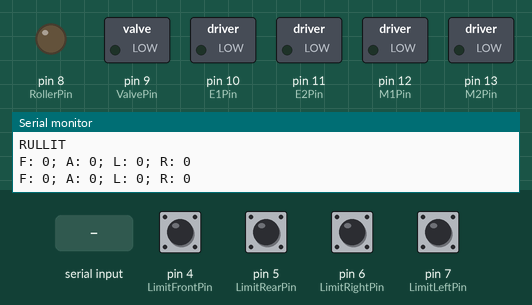
Recording of a sketch running on a simulated Arduino Uno, built with avr-gcc and run on an emulated ATmega328P. Shown: switched loads named in the sketch (green lamp = pin HIGH), output pins drawn as LEDs (lit = HIGH), the last lines printed to the serial monitor. The inputs (shaded band) are chosen by the test bench; at power-on: pin 4 (LimitFrontPin), pin 5 (LimitRearPin), pin 6 (LimitRightPin), pin 7 (LimitLeftPin) HIGH.

Above: at 1.2 s.
1.3 s: "1" received over Serial
At 3.2 s:
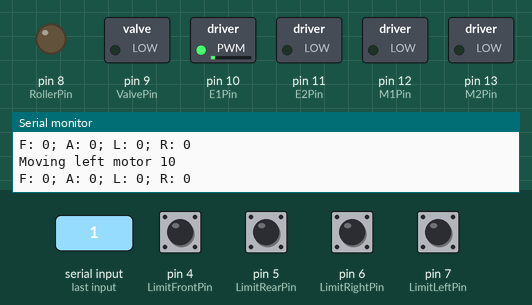
3.5 s: "2" received over Serial
At 4.8 s:
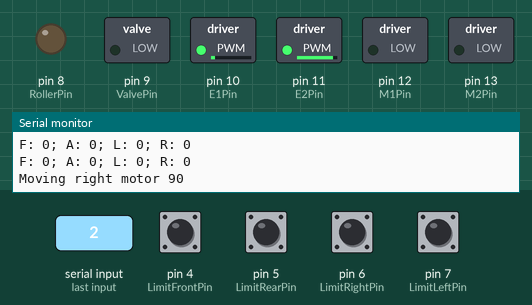
5.5 s: "R" received over Serial
At 6.4 s:
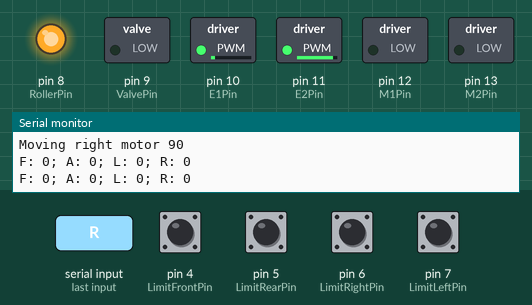
7.5 s: "4" received over Serial
At 9.1 s:
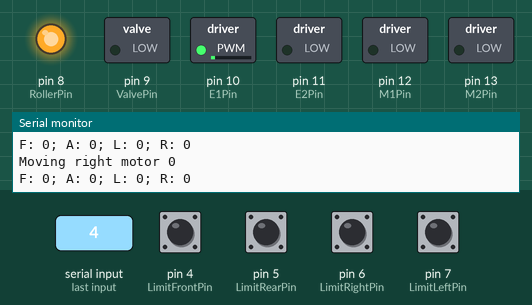
9.5 s: "V" received over Serial
At 10.6 s:
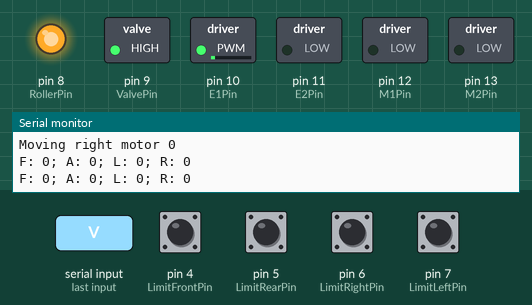
11.5 s: "r" received over Serial
At 13.4 s:
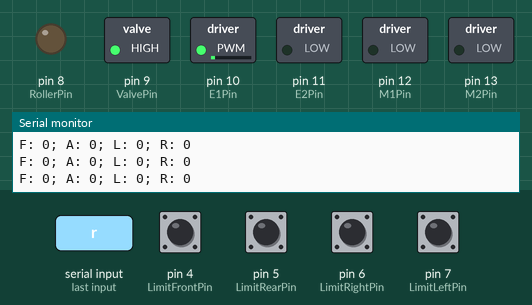
Timing chart, 0 to 14.5 s (numbered marks = the images above; inputs shaded):
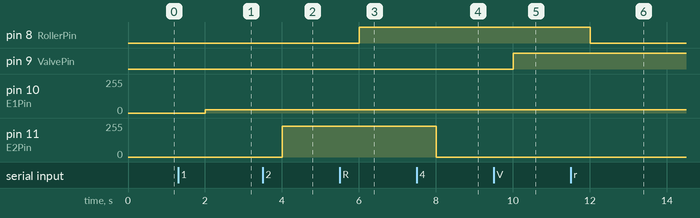

Measured:
- after the input at 1.3 s, pin 10 (E1Pin): 0/255 → 25/255 after 0.70 s
- after the input at 3.5 s, pin 11 (E2Pin): 0/255 → 229/255 after 0.50 s
- after the input at 5.5 s, pin 8 (RollerPin): LOW → HIGH after 0.50 s
- after the input at 7.5 s, pin 11 (E2Pin): 229/255 → 0/255 after 0.50 s
- after the input at 9.5 s, pin 9 (ValvePin): LOW → HIGH after 0.50 s
- after the input at 11.5 s, pin 8 (RollerPin): HIGH → LOW after 0.51 s

The sketch:

RullitTest.ino
```cpp
#include "limitswitch.h"
#include "dispenser.h"

/** limit switches **/
const int LimitLeftPin = 7;
const int LimitRightPin = 6;
const int LimitFrontPin = 4;
const int LimitRearPin = 5;

/** encoder switches **/
//const int EncoderLeftPin = 6;
//const int EncoderRightPin = 7;

/** output pins **/
const int RollerPin = 8;
const int ValvePin = 9;

/**set control port**/
const int E1Pin = 10;
const int M1Pin = 12;
const int E2Pin = 11;
const int M2Pin = 13;

/**inner definition**/
typedef struct {
  byte enPin;
  byte directionPin;
} MotorContrl;

const int LeftMotor = 0;
const int RightMotor = 1;
const int MotorNum = 2;

const MotorContrl MotorPin[] = { {E1Pin, M1Pin}, {E2Pin, M2Pin} } ;

const int Forward = LOW;
const int Backward = HIGH;

LimitSwitch leftLS(LimitLeftPin);
LimitSwitch rightLS(LimitRightPin);
LimitSwitch frontLS(LimitFrontPin);
LimitSwitch rearLS(LimitRearPin);
Dispenser dispenser(ValvePin);

int leftPerc = 0;
int rightPerc = 0;

void setup() {
  Serial.begin(115200);
  Serial.println("RULLIT");

  // put your setup code here, to run once:
  initMotors();
  initPins();
  initLimitSwitches();
}

void loop() {
  updateLimitSwitches();

  Serial.print("F: ");
  Serial.print(frontSwitch()? "1" : "0");
  Serial.print("; A: ");
  Serial.print(rearSwitch()? "1" : "0");
  Serial.print("; L: ");
  Serial.print(leftSwitch()? "1" : "0");
  Serial.print("; R: ");
  Serial.print(rightSwitch()? "1" : "0");
  Serial.println();

  if (Serial.available())
  {
    int ch = Serial.read();
    switch (ch)
    {
      case 'R':
        rollerOn();
        break;
      case 'r':
        rollerOff();
        break;
      case 'V':
        dispenser.setValve(true);
        break;
      case 'v':
        dispenser.setValve(false);
        break;
      case '1':
        leftPerc = (leftPerc + 10) % 100;
        Serial.print("Moving left motor ");
        Serial.println(leftPerc);
        moveMotor(LeftMotor, leftPerc);
        break;
      case '2':
        rightPerc = 90; //(rightPerc + 10) % 100;
        Serial.print("Moving right motor ");
        Serial.println(rightPerc);
        moveMotor(RightMotor, rightPerc);
        break;
      case '4':
        rightPerc = 0; //(rightPerc + 10) % 100;
        Serial.print("Moving right motor ");
        Serial.println(rightPerc);
        moveMotor(RightMotor, rightPerc);
        break;
    }
  }

  delay(1000);

  dispenser.update();
}

/**functions**/
void initMotors( ) {
  int i;
  for ( i = 0; i < MotorNum; i++ ) {
    digitalWrite(MotorPin[i].enPin, LOW);

    pinMode(MotorPin[i].enPin, OUTPUT);
    pinMode(MotorPin[i].directionPin, OUTPUT);
  }
}

void initLimitSwitches()
{
  leftLS.init();
  rightLS.init();
  frontLS.init();
  rearLS.init();
}

void updateLimitSwitches()
{
  leftLS.update();
  rightLS.update();
  frontLS.update();
  rearLS.update();
}

void initPins( ) {
  pinMode(RollerPin, OUTPUT);
  pinMode(ValvePin, OUTPUT);
}

void rollerOn()
{
  digitalWrite(RollerPin, HIGH);
}

void rollerOff()
{
  digitalWrite(RollerPin, LOW);
}

void valveOn()
{
  dispenser.setValve(true);
}

void valveOff()
{
  dispenser.setValve(false);
}

bool leftSwitch()
{
  return (leftLS.closed());
}

bool rightSwitch()
{
  return (rightLS.closed());
}

bool frontSwitch()
{
  return (frontLS.closed());
}

bool rearSwitch()
{
  return (rearLS.closed());
}

void moveMotor(int motorNumber, float perc)
{
  setMotorDirection(motorNumber, (perc < 0)? 1 : 0);
  setMotorSpeed(motorNumber, (int)fabs(perc));
}

/**  motorNumber: M1, M2
direction:          Forward, Backward **/
void setMotorDirection( int motorNumber, int direction ) {
  digitalWrite( MotorPin[motorNumber].directionPin, direction);
}

/** speed:  0-100   * */
inline void setMotorSpeed( int motorNumber, int speed ) {
  analogWrite(MotorPin[motorNumber].enPin, 255.0 * (speed / 100.0) ); //PWM
}
```

dispenser.cpp
```cpp
#include <Arduino.h>
#include "dispenser.h"

Dispenser::Dispenser(int pin)
  : _pin(pin)
{
  pinMode(_pin, OUTPUT);
  digitalWrite(_pin ,LOW);
}

void Dispenser::init()
{
  _changeMs = 0;
  _status = LOW;
  _overridden = false;
}

bool Dispenser::update()
{
  if (_overridden)
    return;

  unsigned long now = millis();
  unsigned long delta = now - _changeMs;

  if (_status == LOW)
  {
    if (delta > VALVE_CLOSED_MS)
    {
      _status = HIGH;
      _changeMs = millis();
      digitalWrite(_pin ,_status);
    }
  }
  else
  {
    if (delta > VALVE_OPEN_MS)
    {
      _status = LOW;
      _changeMs = millis();
      digitalWrite(_pin ,_status);
    }
  }
}

bool Dispenser::valve()
{
  return (_status == HIGH);
}

void Dispenser::setValve(bool on)
{
  _overridden = true;
  _status = on? HIGH : LOW;
  digitalWrite(_pin ,_status);
}
```

dispenser.h
```cpp
#ifndef Dispenser_h
#define Dispenser_h

#define VALVE_OPEN_MS   10000
#define VALVE_CLOSED_MS 30000

class Dispenser
{
public:
	Dispenser(int pin);

	void init();
	bool update();

  bool valve();
  void setValve(bool on);

private:
  int _pin;
  int _status;
  bool _overridden;
  unsigned long _changeMs;
};

#endif
```

limitswitch.cpp
```cpp
#include <Arduino.h>
#include "limitswitch.h"

LimitSwitch::LimitSwitch(int pin)
  : _pin(pin)
{
  pinMode(_pin, INPUT_PULLUP);
}

void LimitSwitch::init()
{
  _status = digitalRead(_pin);
  _changeMs = 0;
}

bool LimitSwitch::update()
{
  int status = digitalRead(_pin);
  if (status != _status)
  {
    if (_changeMs = 0)
    {
      _changeMs = millis();
    }

    unsigned long delta = millis() - _changeMs;
    if (delta > DEBOUNCE_MS)
      _status = status;
  }
  else
  {
    _changeMs = 0;
  }
}

bool LimitSwitch::closed()
{
  return (_status == 0);
}

bool LimitSwitch::open()
{
  return (_status == 1);
}
```

limitswitch.h
```cpp
#ifndef LimitSwitch_h
#define LimitSwitch_h

#define DEBOUNCE_MS 200

class LimitSwitch
{
public:
	LimitSwitch(int pin);

	void init();
	bool update();

  bool closed();
  bool open();

private:
  int _pin;
  int _status;
  unsigned long _changeMs;
};

#endif
```
